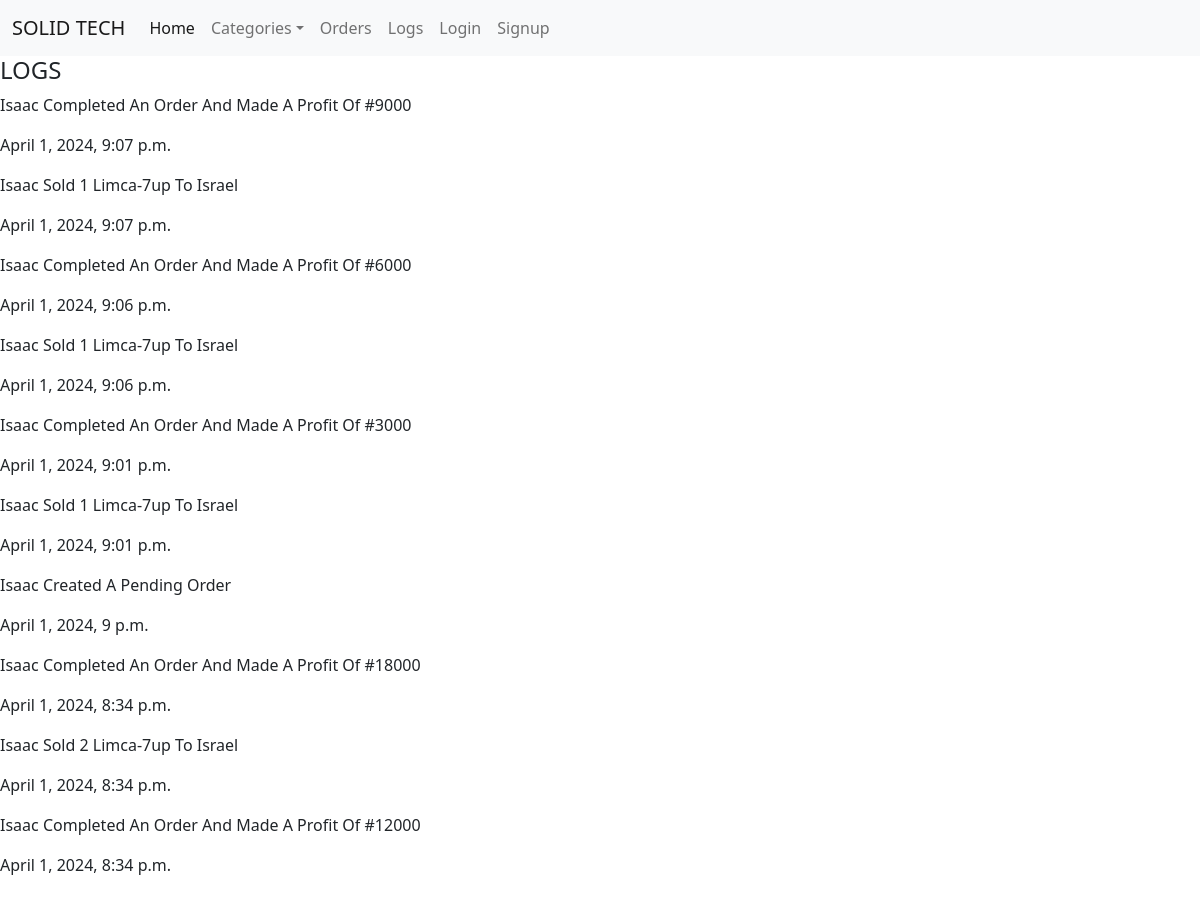
Screenshot of /seller/log/ with the database file from the repository.
### Sellers/models.py (models this page shows)
class Log(models.Model):
    log = models.CharField(max_length=10000000)
    date_created = models.DateTimeField(auto_now_add=True)

### Sellers/views.py (the view)
# urls.py: path('log/',views.log,name='log'),
def log(request):
    if request.method == "POST":
        searched = request.POST['searched']
        log = Log.objects.filter(date_created=datetime.date(searched)).order_by('-id')
        context = {
            'searched': searched,
            'log': log,
        }
        return render(request, 'seller/log.html', context)
    else:
        return render(request, 'seller/log.html', {})

### utils/context_processors.py (called while the page is built)
def navbar_categories(request):
    categories = Category.objects.all()
    category = Category.objects.filter(parent=None)
    log = Log.objects.all().order_by('-id')[:10]
    return {'navbar_categories':categories,'category':category,'log':log}

### Sellers/templates/seller/log.html (shortened to what this page needs)
{% extends 'base.html' %}
    {% block title %}
        <link href="https://cdn.jsdelivr.net/npm/bootstrap@5.2.2/dist/css/bootstrap.min.css" rel="stylesheet"
>
    {% endblock %}
{% block content %}
        <div id="log-div">
            <h4 id="text">LOGS</h4>
            {% for logs in log %}
                <div id="log-sub">
                    <p id="name">{{ logs.log|title }}</p>
                    <p id="date">{{ logs.date_created }}</p>
                </div>
            {% endfor %}
        </div>
        <br>
{% endblock %}

### rows the page displays
Log: log "Isaac Completed An Order And Made A Profit Of #9000", date_created "April 1, 2024, 9:07 p.m."
Log: log "Isaac Sold 1 Limca-7up To Israel", date_created "April 1, 2024, 9:07 p.m."
Log: log "Isaac Completed An Order And Made A Profit Of #6000", date_created "April 1, 2024, 9:06 p.m."
Log: log "Isaac Sold 1 Limca-7up To Israel", date_created "April 1, 2024, 9:06 p.m."
Log: log "Isaac Completed An Order And Made A Profit Of #3000", date_created "April 1, 2024, 9:01 p.m."
Log: log "Isaac Sold 1 Limca-7up To Israel", date_created "April 1, 2024, 9:01 p.m."
Log: log "Isaac Created A Pending Order", date_created "April 1, 2024, 9 p.m."
Log: log "Isaac Completed An Order And Made A Profit Of #18000", date_created "April 1, 2024, 8:34 p.m."
Log: log "Isaac Sold 2 Limca-7up To Israel", date_created "April 1, 2024, 8:34 p.m."
Log: log "Isaac Completed An Order And Made A Profit Of #12000", date_created "April 1, 2024, 8:34 p.m."
